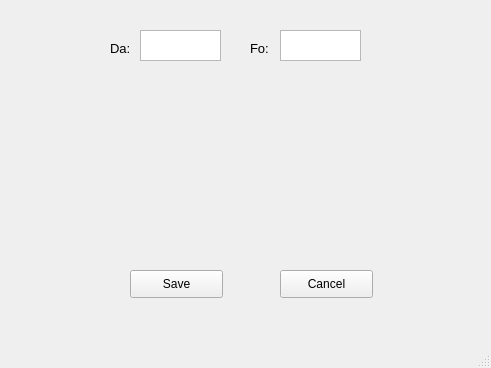
<?xml version="1.0" encoding="UTF-8"?>
<ui version="4.0">
 <class>Porous_window</class>
 <widget class="QMainWindow" name="Porous_window">
  <property name="geometry">
   <rect>
    <x>0</x>
    <y>0</y>
    <width>491</width>
    <height>368</height>
   </rect>
  </property>
  <property name="windowTitle">
   <string>Porous regions</string>
  </property>
  <widget class="QWidget" name="centralwidget">
   <widget class="QPushButton" name="save_Button">
    <property name="geometry">
     <rect>
      <x>130</x>
      <y>270</y>
      <width>93</width>
      <height>28</height>
     </rect>
    </property>
    <property name="text">
     <string>Save</string>
    </property>
   </widget>
   <widget class="QPushButton" name="cancel_Button">
    <property name="geometry">
     <rect>
      <x>280</x>
      <y>270</y>
      <width>93</width>
      <height>28</height>
     </rect>
    </property>
    <property name="text">
     <string>Cancel</string>
    </property>
   </widget>
   <widget class="QLabel" name="darcy_label">
    <property name="geometry">
     <rect>
      <x>110</x>
      <y>40</y>
      <width>31</width>
      <height>16</height>
     </rect>
    </property>
    <property name="font">
     <font>
      <pointsize>10</pointsize>
     </font>
    </property>
    <property name="text">
     <string>Da:</string>
    </property>
   </widget>
   <widget class="QTextEdit" name="darcy_input">
    <property name="geometry">
     <rect>
      <x>140</x>
      <y>30</y>
      <width>81</width>
      <height>31</height>
     </rect>
    </property>
   </widget>
   <widget class="QTextEdit" name="Fo_input">
    <property name="geometry">
     <rect>
      <x>280</x>
      <y>30</y>
      <width>81</width>
      <height>31</height>
     </rect>
    </property>
   </widget>
   <widget class="QLabel" name="Fo_label">
    <property name="geometry">
     <rect>
      <x>250</x>
      <y>40</y>
      <width>31</width>
      <height>16</height>
     </rect>
    </property>
    <property name="font">
     <font>
      <pointsize>10</pointsize>
     </font>
    </property>
    <property name="text">
     <string>Fo:</string>
    </property>
   </widget>
  </widget>
  <widget class="QMenuBar" name="menubar">
   <property name="geometry">
    <rect>
     <x>0</x>
     <y>0</y>
     <width>491</width>
     <height>26</height>
    </rect>
   </property>
  </widget>
  <widget class="QStatusBar" name="statusbar"/>
 </widget>
 <resources/>
 <connections/>
</ui>
